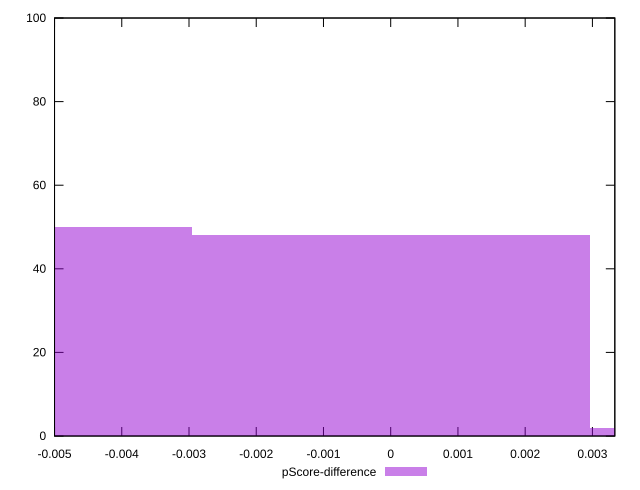

Source code (gnuplot):
reset

$pScoreDifference <<EOF
0 48
-0.005913672844021161 50
0.005913672844021161 2
EOF

set key outside below
set boxwidth 0.005913672844021161
set xrange [-0.0050000000000000044:0.0033333333333332993]
set yrange [0:100]
set trange [0:100]
set style fill transparent solid 0.5 noborder
set terminal svg size 640, 490 enhanced background rgb 'white'
set output "report_00021_2021-02-20T09:16:39.615Z/unminified-css/samples/pages/pScore-difference/histogram.svg"

plot $pScoreDifference title "pScore-difference" with boxes

reset
